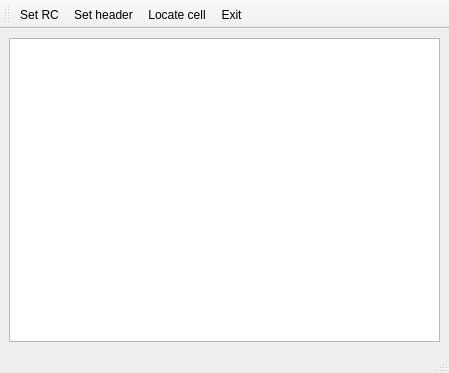
<?xml version="1.0" encoding="UTF-8"?>
<ui version="4.0">
 <class>MainWindow</class>
 <widget class="QMainWindow" name="MainWindow">
  <property name="geometry">
   <rect>
    <x>0</x>
    <y>0</y>
    <width>449</width>
    <height>373</height>
   </rect>
  </property>
  <property name="windowTitle">
   <string>MainWindow</string>
  </property>
  <widget class="QWidget" name="centralwidget">
   <layout class="QGridLayout" name="gridLayout">
    <item row="0" column="0">
     <widget class="QTableView" name="tableView"/>
    </item>
   </layout>
  </widget>
  <widget class="QToolBar" name="toolBar">
   <property name="windowTitle">
    <string>toolBar</string>
   </property>
   <property name="toolButtonStyle">
    <enum>Qt::ToolButtonStyle::ToolButtonTextUnderIcon</enum>
   </property>
   <attribute name="toolBarArea">
    <enum>TopToolBarArea</enum>
   </attribute>
   <attribute name="toolBarBreak">
    <bool>false</bool>
   </attribute>
   <addaction name="actionSet_RC"/>
   <addaction name="actionSet_header"/>
   <addaction name="actionLocate_cell"/>
   <addaction name="actionExit"/>
  </widget>
  <widget class="QStatusBar" name="statusBar"/>
  <action name="actionSet_RC">
   <property name="icon">
    <iconset theme="QIcon::ThemeIcon::MailMessageNew"/>
   </property>
   <property name="text">
    <string>Set RC</string>
   </property>
   <property name="menuRole">
    <enum>QAction::MenuRole::NoRole</enum>
   </property>
  </action>
  <action name="actionSet_header">
   <property name="icon">
    <iconset theme="QIcon::ThemeIcon::FormatJustifyLeft"/>
   </property>
   <property name="text">
    <string>Set header</string>
   </property>
   <property name="menuRole">
    <enum>QAction::MenuRole::NoRole</enum>
   </property>
  </action>
  <action name="actionLocate_cell">
   <property name="icon">
    <iconset theme="QIcon::ThemeIcon::EditFind"/>
   </property>
   <property name="text">
    <string>Locate cell</string>
   </property>
   <property name="menuRole">
    <enum>QAction::MenuRole::NoRole</enum>
   </property>
  </action>
  <action name="actionExit">
   <property name="icon">
    <iconset theme="QIcon::ThemeIcon::ApplicationExit"/>
   </property>
   <property name="text">
    <string>Exit</string>
   </property>
   <property name="menuRole">
    <enum>QAction::MenuRole::NoRole</enum>
   </property>
  </action>
 </widget>
 <resources/>
 <connections/>
</ui>
